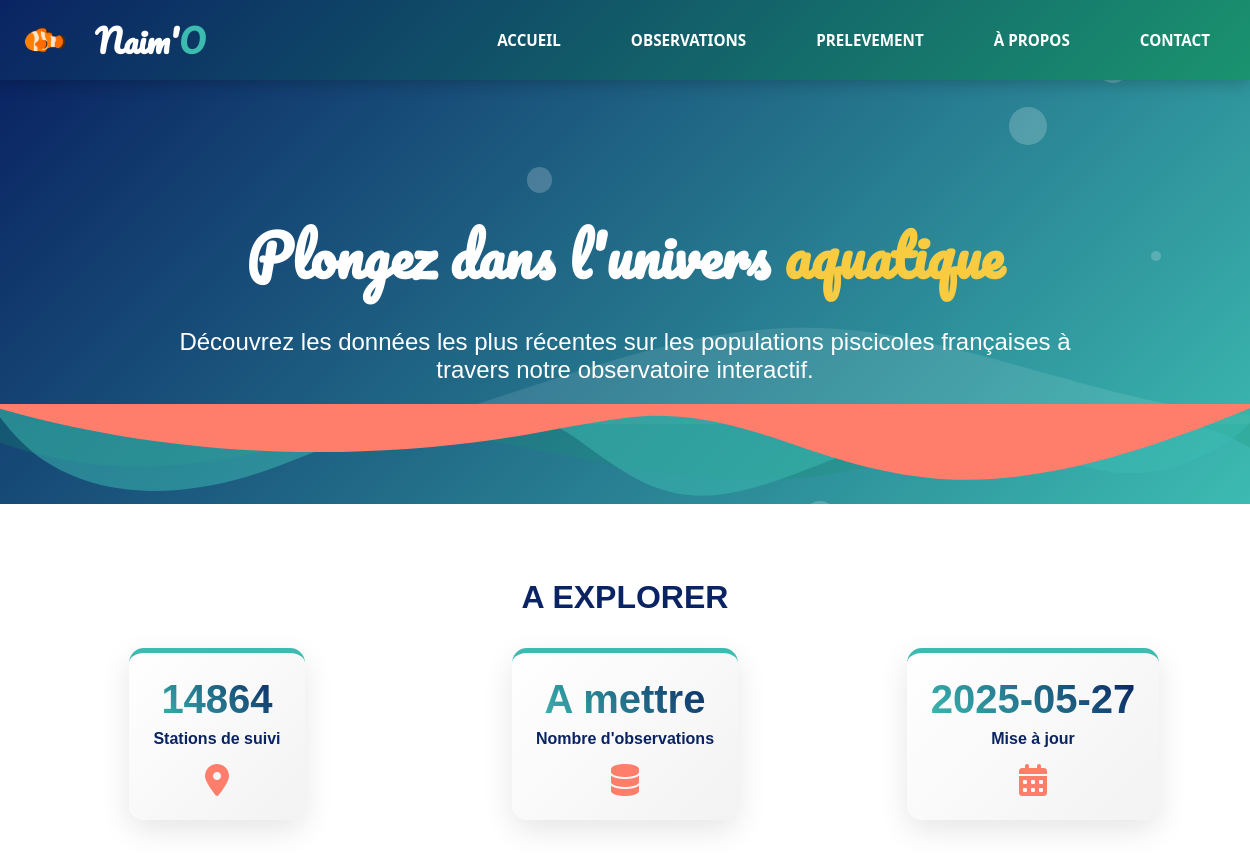
Before: / with the older database file.
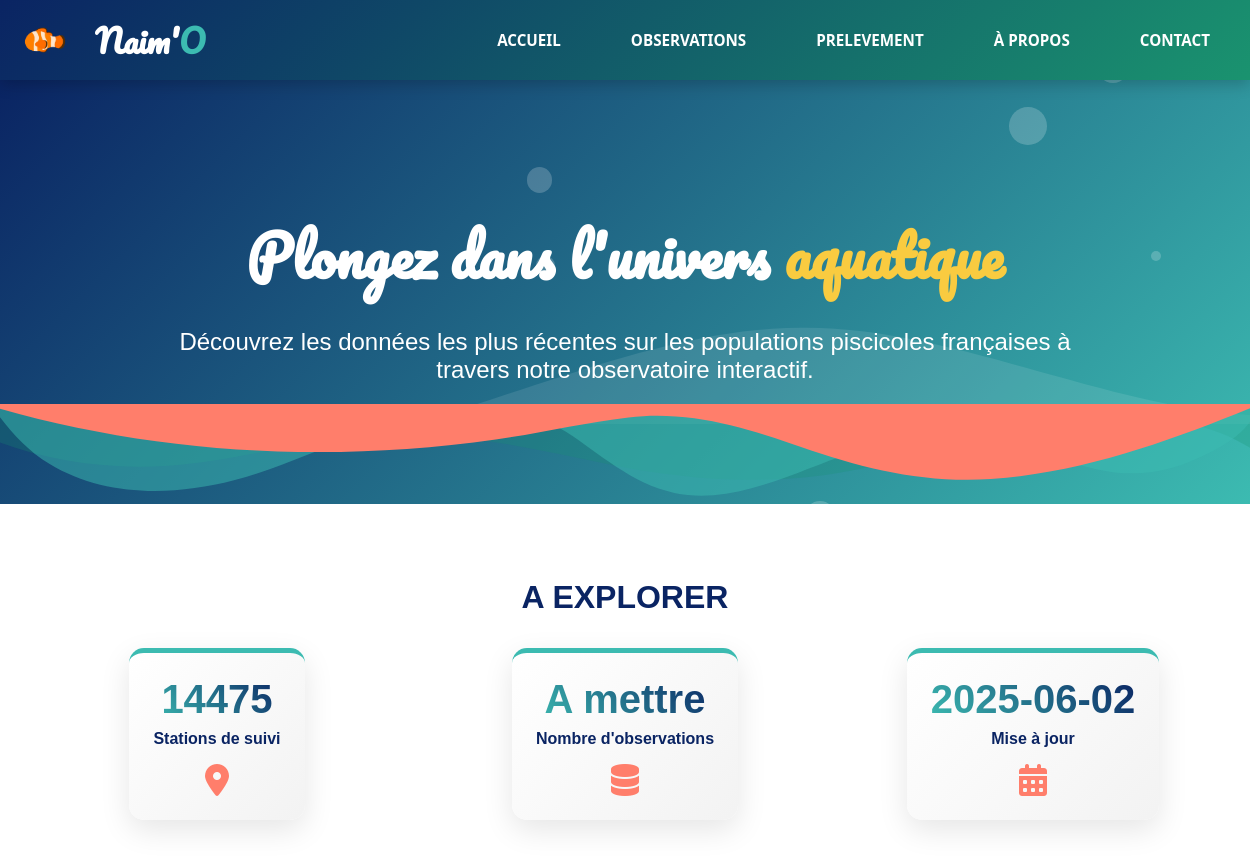
After: the same page with the newer database file.
### tables this page shows
CREATE TABLE "miseAJour" (
	"dateMAJ"	TEXT,
	PRIMARY KEY("dateMAJ")
);

### app.py (the view)
@app.route("/")
def accueil():
    lastDate = getLastDate()
    nbStations = db.getNbStations()
    return render_template("accueil.html", nbStations = nbStations, lastDate = lastDate)

### data/datas.py (called while the page is built)
def connect_db():
    return sqlite3.connect(dbPath)

def getNbStations():
    conn = connect_db()
    query = "SELECT COUNT(*) FROM Stations;"
    nbStations = pandas.read_sql_query(query, conn)
    conn.close()
    return int(nbStations.iloc[0, 0])

### utils/majDonnes.py (called while the page is built)
def connect_db():
    return sqlite3.connect(os.path.abspath(os.path.join(os.path.dirname(__file__), "../data/poisson.db")))

def getLastDate() -> str:
    conn = connect_db()
    query = """SELECT dateMAJ FROM miseAJour;"""
    date = pandas.read_sql_query(query, conn)
    conn.close()
    return date.to_dict()["dateMAJ"][0]

### templates/accueil.html (shortened to what this page needs)
<!DOCTYPE html>
<html lang="fr">
<head>
    <link rel="stylesheet" href="https://cdnjs.cloudflare.com/ajax/libs/font-awesome/6.4.0/css/all.min.css">
    <link rel="stylesheet" href="{{ url_for('static', filename='css/accueil.css') }}">
</head>
<body>
    {% include 'nav.html' %}
    <section id="accueil" class="wave-bg">
        <div class="water-effect">
            <div class="container">
                <h2 class="exotic-font">Plongez dans l'univers <span class="highlight">aquatique</span></h2>
                <p>Découvrez les données les plus récentes sur les populations piscicoles françaises à travers notre observatoire interactif.</p>
            </div>
        </div>
    </section>
    <section id="stats">
        <div class="container">
            <h2>A EXPLORER</h2>
            <div class="stats-grid">
                <div class="data-card">
                    <div class="stat-value">{{ nbStations }}</div>
                    <div class="stat-label">Stations de suivi</div>
                    <i class="fas fa-map-marker-alt fish-icon"></i>
                </div>
                <div class="data-card">
                    <div class="stat-value">A mettre</div>
                    <div class="stat-label">Nombre d'observations</div>
                    <i class="fas fa-database fish-icon"></i>
                </div>
                <div class="data-card">
                    <div class="stat-value">{{ lastDate }}</div>
                    <div class="stat-label">Mise à jour</div>
                    <i class="fas fa-calendar-alt fish-icon"></i>
                </div>
            </div>
        </div>
    </section>
</body>
</html>

### templates/nav.html (shortened to what this page needs)
<nav id="menu">
    <link rel="stylesheet" href="{{ url_for('static', filename='css/nav.css') }}">
    <div class="menu-container">
        <div class="logo-section">
            <img src="{{ url_for('static', filename='tools/logo.png') }}" alt="Logo Poisson" class="logo-img">
            <h1 class="logo-text">Naim'<span class="logo-accent">O</span></h1>
        </div>
        <ul>
            <li><a href="{{ url_for('accueil') }}">ACCUEIL</a></li>
            <li><a href="{{ url_for('observations') }}">OBSERVATIONS</a></li>
            <li><a href="{{ url_for('prelevements') }}">PRELEVEMENT</a></li>
            <li><a href="{{ url_for('apropos') }}">À PROPOS</a></li>
            <li><a href="{{ url_for('contact') }}">CONTACT</a></li>
        </ul>
    </div>
</nav>

### static/css/accueil.css (style rules this page uses)
:root { --deep-blue: #0a2463; --coral: #ff7e6b; --teal: #3cbbb1; --gold: #f9cb40; --dark-teal: #1a936f; }
body { font-family: Arial, sans-serif; background-color: #f8f9fa; margin: 0; padding: 0; }
.exotic-font { font-family: 'Pacifico', cursive; }
.wave-bg { position: relative; overflow: hidden; padding: 80px 0; background: linear-gradient(135deg, #0a2463, #3cbbb1); color: white; text-align: center; }
.wave-bg::before { content: ""; position: absolute; bottom: 0; left: 0; width: 100%; height: 100px; background-size: cover; z-index: 1; }
.water-effect { position: relative; overflow: hidden; }
.water-effect::before { content: ""; position: absolute; top: -50%; left: -50%; width: 200%; height: 200%; animation: waterFlow 15s linear infinite; opacity: 0.5; z-index: 0; }
.container { width: 100%; max-width: 1200px; margin: 0 auto; padding: 0 20px; position: relative; z-index: 10; }
.wave-bg h2 { font-size: 3.5rem; font-weight: bold; margin-bottom: 24px; }
.wave-bg p { font-size: 1.5rem; margin-bottom: 40px; max-width: 900px; margin-left: auto; margin-right: auto; }
.highlight { color: #f9cb40; }
#stats { padding: 48px 0; background-color: white; }
#stats h2 { font-size: 2rem; font-weight: bold; text-align: center; margin-bottom: 32px; color: var(--deep-blue); }
.stats-grid { display: grid; grid-template-columns: repeat(auto-fit, minmax(250px, 1fr)); gap: 24px; justify-content: center; }
.data-card { background: linear-gradient(135deg, rgba(255,255,255,0.95) 0%, rgba(242,242,242,0.95) 100%); border-radius: 15px; box-shadow: 0 10px 30px rgba(0,0,0,0.1); transition: all 0.3s ease; border-top: 5px solid var(--teal); padding: 24px; text-align: center; max-width: 300px; margin: 0 auto; }
.stat-value { font-size: 2.5rem; font-weight: bold; background: linear-gradient(45deg, var(--teal), var(--deep-blue)); -webkit-background-clip: text; -webkit-text-fill-color: transparent; margin-bottom: 8px; }
.stat-label { color: var(--deep-blue); font-weight: 600; margin-bottom: 16px; }
.fish-icon { font-size: 2rem; color: var(--coral); }

### static/css/nav.css (style rules this page uses)
:root { --deep-blue: #0a2463; --coral: #ff7e6b; --teal: #3cbbb1; --gold: #f9cb40; --dark-teal: #1a936f; }
#menu { background: linear-gradient(135deg, var(--deep-blue), var(--dark-teal)); box-shadow: 0 4px 15px rgba(0,0,0,0.2); position: sticky; top: 0; z-index: 1000; padding: 0; }
.menu-container { width: 100%; padding: 0 20px; display: flex; justify-content: space-between; align-items: center; flex-wrap: wrap; height: 80px; box-sizing: border-box; }
.logo-section { display: flex; align-items: center; gap: 10px; }
.logo-img { width: 50px; height: auto; margin-right: 15px; animation: float 3s ease-in-out infinite; }
.logo-text { font-family: 'Pacifico', cursive; font-size: 2rem; color: white; margin: 0; }
.logo-accent { color: var(--teal); }
#menu ul { list-style: none; display: flex; gap: 30px; margin: 0; padding: 0; flex-wrap: wrap; }
#menu li { position: relative; }
#menu a { font-family: 'Segoe UI', Tahoma, Geneva, Verdana, sans-serif; color: white; text-decoration: none; font-weight: 600; font-size: 0.95rem; padding: 12px 20px; display: block; border-radius: 25px; transition: all 0.3s ease; position: relative; overflow: hidden; }
#menu a::before { content: ''; position: absolute; top: 0; left: -100%; width: 100%; height: 100%; background: linear-gradient(90deg, transparent, rgba(255,255,255,0.2), transparent); transition: left 0.5s ease; }
#menu a::after { content: ''; position: absolute; bottom: 0; left: 50%; width: 0; height: 3px; background: var(--gold); transition: all 0.3s ease; transform: translateX(-50%); border-radius: 3px; }

Changed rows visible on the page:
removed miseAJour: dateMAJ "2025-05-27"
added miseAJour: dateMAJ "2025-06-02"
Other visible differences:
{{ nbStations }}: "14864" → "14475"
